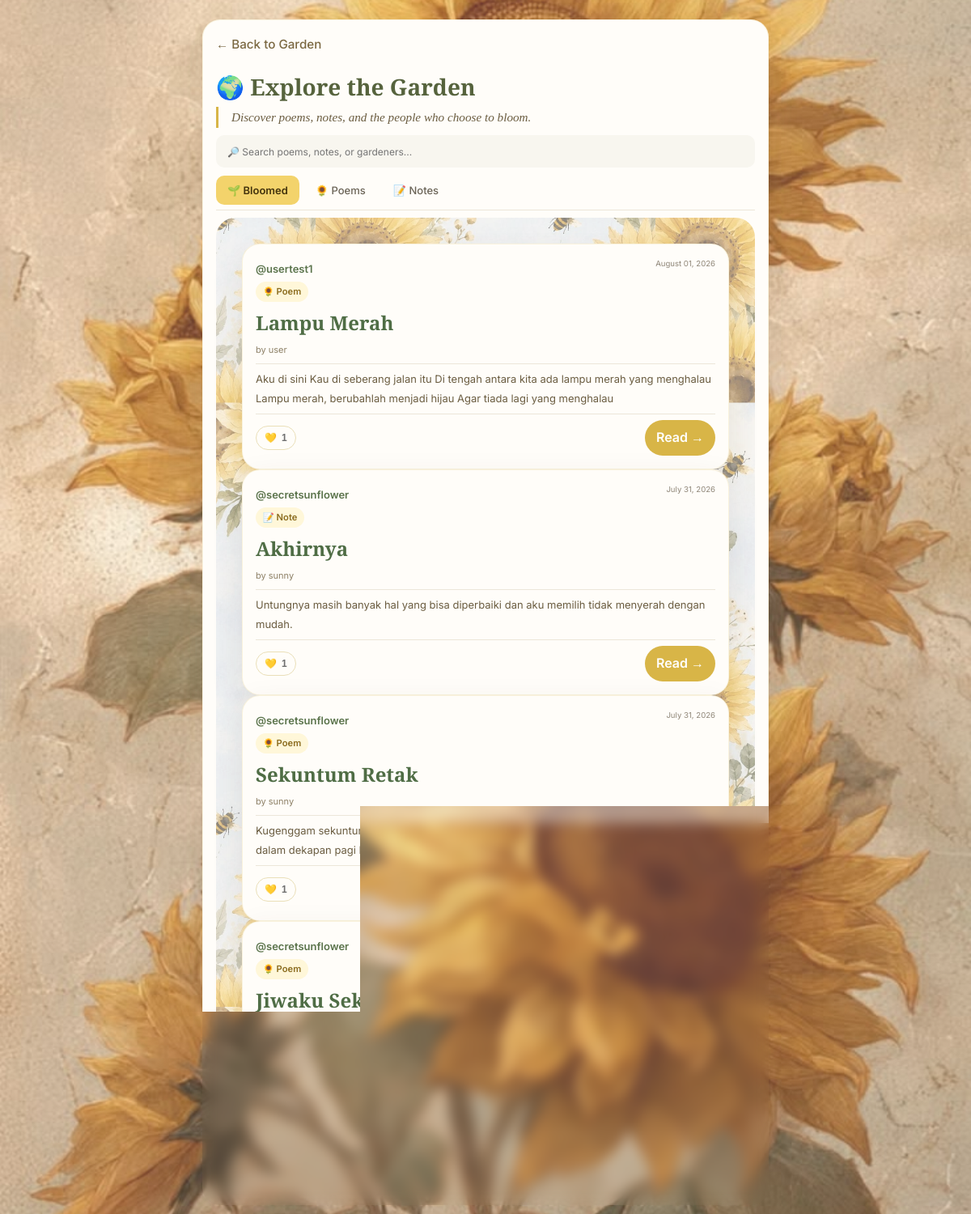
The page /explore/ (signed in) on the database its author committed.
### app/models.py (models this page shows, shortened)
class Poem(db.Model):
    __tablename__ = "poems"
    id = db.Column(
        db.Integer,
        primary_key=True,
    )
    title = db.Column(
        db.String(150),
        nullable=False,
    )
    content = db.Column(
        db.Text,
        nullable=False,
    )
    is_public = db.Column(
        db.Boolean,
        default=False,
        nullable=False,
    )
    created_at = db.Column(
        db.DateTime,
        default=datetime.utcnow,
        nullable=False,
    )
    updated_at = db.Column(
        db.DateTime,
        default=datetime.utcnow,
        onupdate=datetime.utcnow,
        nullable=False,
    )
    user_id = db.Column(
        db.Integer,
        db.ForeignKey("users.id"),
        nullable=False,
    )
    author = db.relationship(
        "User",
        back_populates="poems",
    )
    cherishes = db.relationship(
    "Cherish",
    back_populates="poem",
    cascade="all, delete-orphan",
)

class User(UserMixin, db.Model):
    __tablename__ = "users"
    id = db.Column(
        db.Integer,
        primary_key=True,
    )
    username = db.Column(
        db.String(50),
        unique=True,
        nullable=False,
    )
    display_name = db.Column(
        db.String(100),
        nullable=False,
    )
    email = db.Column(
        db.String(120),
        unique=True,
        nullable=False,
    )
    password_hash = db.Column(
        db.String(255),
        nullable=False,
    )
    created_at = db.Column(
        db.DateTime,
        default=datetime.utcnow,
        nullable=False,
    )
    bio = db.Column(
        db.String(250),
        nullable=True,
    )
    avatar = db.Column(
    db.String(255),
    nullable=True,
    )
    poems = db.relationship(
        "Poem",
        back_populates="author",
        cascade="all, delete-orphan",
        lazy=True,
    )
    notes = db.relationship(
        "Note",
        back_populates="author",
        cascade="all, delete-orphan",
        lazy=True,
    )
    cherishes = db.relationship(
    "Cherish",
    back_populates="user",
    cascade="all, delete-orphan",
)
    following = db.relationship(
        "Follow",
        foreign_keys="Follow.follower_id",
        back_populates="follower",
        cascade="all, delete-orphan",
        lazy=True,
    )
    followers = db.relationship(
        "Follow",
        foreign_keys="Follow.following_id",
        back_populates="following",
        cascade="all, delete-orphan",
        lazy=True,
    )

class Note(db.Model):
    __tablename__ = "notes"
    id = db.Column(
        db.Integer,
        primary_key=True,
    )
    title = db.Column(
        db.String(150),
        nullable=False,
    )
    content = db.Column(
        db.Text,
        nullable=False,
    )
    is_public = db.Column(
        db.Boolean,
        default=False,
        nullable=False,
    )
    created_at = db.Column(
        db.DateTime,
        default=datetime.utcnow,
        nullable=False,
    )
    updated_at = db.Column(
        db.DateTime,
        default=datetime.utcnow,
        onupdate=datetime.utcnow,
        nullable=False,
    )
    user_id = db.Column(
        db.Integer,
        db.ForeignKey("users.id"),
        nullable=False,
    )
    author = db.relationship(
        "User",
        back_populates="notes",
    )
    cherishes = db.relationship(
    "Cherish",
    back_populates="note",
    cascade="all, delete-orphan",
)

### app/explore/routes.py (the view, shortened to what this page needs)
@explore.route("/")
@login_required
def home():
    active_tab = request.args.get(
        "tab",
        "bloomed",
    )
    search_query = request.args.get(
        "q",
        "",
    ).strip()
    users = []
    poem_query = Poem.query.filter_by(
        is_public=True,
    )
    poems = (
        poem_query
        .order_by(
            Poem.created_at.desc(),
        )
        .all()
    )
    note_query = Note.query.filter_by(
        is_public=True,
    )
    notes = (
        note_query
        .order_by(
            Note.created_at.desc(),
        )
        .all()
    )
    if active_tab == "poems":
        feed = poems
    elif active_tab == "notes":
        feed = notes
    else:
        feed = sorted(
            poems + notes,
            key=lambda item: item.created_at,
            reverse=True,
        )
    for item in feed:
        item.is_cherished = any(
            cherish.user_id == current_user.id
            for cherish in item.cherishes
        )
    return render_template(
        "explore/home.html",
        active_tab=active_tab,
        feed=feed,
        search_query=search_query,
        users=users,
    )

### app/templates/explore/home.html (shortened to what this page needs)
<!DOCTYPE html>
<html lang="en">
<head>
    <link rel="stylesheet"
      href="{{ url_for('static', filename='css/poem.css') }}">
    <link rel="stylesheet"
      href="{{ url_for('static', filename='css/botanical.css') }}">
</head>
<body>
<main class="container">
    <div class="card poems-overview">
        <a href="{{ url_for('garden.home') }}"
           class="back-link">
            ← Back to Garden
        </a>
        <h1>
            🌍 Explore the Garden
        </h1>
        <p class="intro">
            Discover poems, notes, and the people who choose to bloom.
        </p>
        <div class="explore-search">
            <form
            action="{{ url_for('explore.home') }}"
            method="GET">
            <input
                type="search"
                name="q"
                value="{{ search_query }}"
                placeholder="🔎 Search poems, notes, or gardeners...">
            </form>
        </div>
        <nav class="explore-tabs">
            <a href="{{ url_for('explore.home', tab='bloomed') }}"
               class="{% if active_tab == 'bloomed' %}active{% endif %}">
                🌱 Bloomed
            </a>
            <a href="{{ url_for('explore.home', tab='poems') }}"
               class="{% if active_tab == 'poems' %}active{% endif %}">
                🌻 Poems
            </a>
            <a href="{{ url_for('explore.home', tab='notes') }}"
               class="{% if active_tab == 'notes' %}active{% endif %}">
                📝 Notes
            </a>
        </nav>
        <section class="explore-feed">
            {% if feed %}
                {% for item in feed %}
<article
    id="item-{{ item.__class__.__name__ }}-{{ item.id }}"
    class="poem-card">
    <div class="poem-card-header">
        <div>
            <a href="{{ url_for(
                'profile.public_profile',
                username=item.author.username
            ) }}"
            class="feed-username">
                @{{ item.author.username }}
            </a>
        </div>
        <time
         class="community-date"
         datetime="{{ item.created_at.isoformat() }}">
            {{ item.created_at.strftime('%B %d, %Y') }}
        </time>
    </div>
    <div class="content-type">
        {% if item.__class__.__name__ == "Poem" %}
            🌻 Poem
        {% else %}
            📝 Note
        {% endif %}
    </div>
    <h2>
        {{ item.title }}
    </h2>
    <p class="author">
        by {{ item.author.display_name }}
    </p>
    <div class="community-divider"></div>
    <p class="poem-preview">
        {{ item.content[:180] }}
        {% if item.content|length > 180 %}
            …
        {% endif %}
    </p>
    <div class="community-divider"></div>
<div class="community-footer">
    {% if item.__class__.__name__ == "Poem" %}
        <form
            class="cherish-form"
            action="{{ url_for(
                'cherish.cherish_poem',
                poem_id=item.id
            ) }}"
            method="POST"
            style="display:inline;">
    <button
    type="submit"
    class="button secondary cherish-button">
    <span class="cherish-icon">
        {% if item.is_cherished %}
            💛
        {% else %}
            🤍
        {% endif %}
    </span>
    <span class="cherish-text">
        {% if item.cherishes|length == 0 %}
            Cherish
        {% else %}
            {{ item.cherishes|length }}
        {% endif %}
    </span>
</button>
    </form>
    {% else %}
                    <form
            class="cherish-form"
            action="{{ url_for(
                'cherish.cherish_note',
                note_id=item.id
            ) }}"
            method="POST"
            style="display:inline;">
    <button
    type="submit"
    class="button secondary cherish-button">
    <span class="cherish-icon">
        {% if item.is_cherished %}
            💛
        {% else %}
            🤍
        {% endif %}
    </span>
    <span class="cherish-text">
        {% if item.cherishes|length == 0 %}
            Cherish
        {% else %}
            {{ item.cherishes|length }}
        {% endif %}
    </span>
</button>
        </form>
    {% endif %}
    {% if item.__class__.__name__ == "Poem" %}
        <a href="{{ url_for(
    'poem.view_poem',
    poem_id=item.id,
    from_page='explore',
    anchor='item-' ~ item.__class__.__name__ ~ '-' ~ item.id
    ) }}"
    class="button">
    Read →
    </a>
    {% else %}
        <a href="{{ url_for(
    'note.view_note',
    note_id=item.id,
    from_page='explore',
    anchor='item-' ~ item.__class__.__name__ ~ '-' ~ item.id
) }}"
class="button">
    Read →
</a>
    {% endif %}
</div>
</article>
{% endfor %}
            {% else %}
                <p class="empty-state">
                    Nothing has bloomed yet.
                    <br><br>
                    Be the first gardener to share something beautiful.
                </p>
            {% endif %}
        </section>
    </div>
</main>
</body>
</html>

### app/static/css/poem.css (style rules this page uses)
* { margin:0; padding:0; box-sizing:border-box; }
body { font-family:"Inter",sans-serif; background: linear-gradient( rgba(255,248,235,.20), rgba(255,248,235,.20) ), url("../images/sunflowers.jfif"); background-size:cover; background-position:center; background-attachment:fixed; min-height:100vh; display:flex; justify-content:center; align-items:center; padding:24px 12px; }
.container { width:100%; max-width:700px; }
.card { background:rgba(255,255,255,.90); backdrop-filter:blur(8px); border-radius:14px; padding:16px; box-shadow: 0 18px 40px rgba(0,0,0,.10); }
.back-link { text-decoration:none; color:#7b6943; font-size:.95rem; font-weight:500; transition:.25s; }
h1 { margin-top:16px; font-family:"Cormorant Garamond",serif; font-size:1.75rem; color:#4f6d45; }
form { display:flex; flex-direction:column; gap:10px; }
.intro { border-left:3px solid #d8b547; padding-left:16px; font-family:"Lora", serif; font-size:0.95rem; font-style:italic; color:#6b5d41; }
input, textarea { width:100%; border:none; outline:none; background:#fffdf8; border:1px solid #eadfb8; border-radius:10px; padding:7px 10px; font-size:0.8125rem; transition:.25s; font-family:"Inter",sans-serif; }
button { border:none; cursor:pointer; border-radius:10px; padding:8px 14px; font-size:0.8rem; font-weight:600; color:white; background:#d8b547; min-height:34px; transition:.3s; }
.poem-card, .poem-detail, .poem-confirm { background:#fffdf8; border:1px solid #eadfb8; border-radius:16px; padding:16px; }
.poem-card-header { display:flex; justify-content:space-between; align-items:flex-start; gap:10px; flex-wrap:wrap; }
.poem-card h2, .poem-detail h1, .poem-confirm h1 { font-family:"Cormorant Garamond",serif; color:#4f6d45; margin:0; }
.poem-preview, .poem-date, .poem-content, .confirm-details p { color:#6b5d41; line-height:1.8; }
.poem-preview { margin:6px 0; font-size:.8125rem; }
.button { display:inline-flex; align-items:center; justify-content:center; padding:8px 14px; border-radius:10px; background:#d8b547; color:#fff; text-decoration:none; font-weight:600; min-height:34px; }
.button.secondary, .cancel { background:transparent; color:#6f6f6f; border:1px solid #eadfb8; }
.author { color:#8d8066; font-size:.6875rem; margin-top:3px; }
.explore-search { margin:0.6rem 0; }
.explore-search input { width:100%; height:40px; padding:10px 14px; border:none; border-radius:10px; background:#f8f6ef; font-size:0.75rem; font-family:inherit; outline:none; transition:.25s; }
.explore-tabs { display:flex; gap:0.375rem; margin-bottom:0.55rem; border-bottom:1px solid #ece6d9; padding-bottom:0.35rem; }
.explore-tabs a { text-decoration:none; color:#6b6457; padding:0.45rem 0.875rem; border-radius:10px; transition:.25s; font-weight:500; font-size:0.8125rem; min-height:36px; display:inline-flex; align-items:center; gap:6px; }
.explore-tabs a.active { background:#f3d36b; color:#43330d; font-weight:600; }
.content-type { display:inline-block; margin-bottom:.4rem; font-size:.7rem; font-weight:600; color:#8c6d1f; background:#fff7d9; padding:.2rem .55rem; border-radius:999px; }
.community-date { font-size:.6rem; color:#8f8678; }
.community-divider { border-top:1px solid #ece6d9; margin:0.45rem 0; }
.community-footer { display:flex; justify-content:space-between; align-items:center; }
.feed-username { color: #5b744c; text-decoration: none; font-weight: 600; font-size: 0.8125rem; }
.cherish-button { transition: all 0.2s ease; padding:6px 10px; min-height:30px; border-radius:10px; display:inline-flex; align-items:center; gap:6px; font-size:0.75rem; }

### rows shown on the page
Poem: author.username "usertest1", created_at "August 01, 2026", shows "🌻 Poem", title "Lampu Merah", author.display_name "user", content "Aku di sini Kau di seberang jalan itu Di tengah antara kita ada lampu merah yang menghalau Lampu merah, berubahlah menjadi hijau Agar tiada lagi yang menghalau", cherishes|length "1"
Note: author.username "secretsunflower", created_at "July 31, 2026", shows "📝 Note", title "Akhirnya", author.display_name "sunny", content "Untungnya masih banyak hal yang bisa diperbaiki dan aku memilih tidak menyerah dengan mudah.", cherishes|length "1"
Poem: author.username "secretsunflower", created_at "July 31, 2026", shows "🌻 Poem", title "Sekuntum Retak", author.display_name "sunny", content "Kugenggam sekuntum retak Semenjak fajar membelai bumi Semenjak malam yang larut dalam dekapan pagi Kugenggam sekuntum retak", cherishes|length "1"
Poem: author.username "secretsunflower", shows "🌻 Poem", title "Jiwaku Sekuntum Bunga Kemboja", author.display_name "sunny", content "Jiwaku sekuntum bunga kemboja Dihempas angin, didera hujan, disengat matahari, dicekam cerita dan aku akan mengingatnya. Sebagai cinta yang memahami bagaimanapun akhir cerita kit", shows "Cherish"
